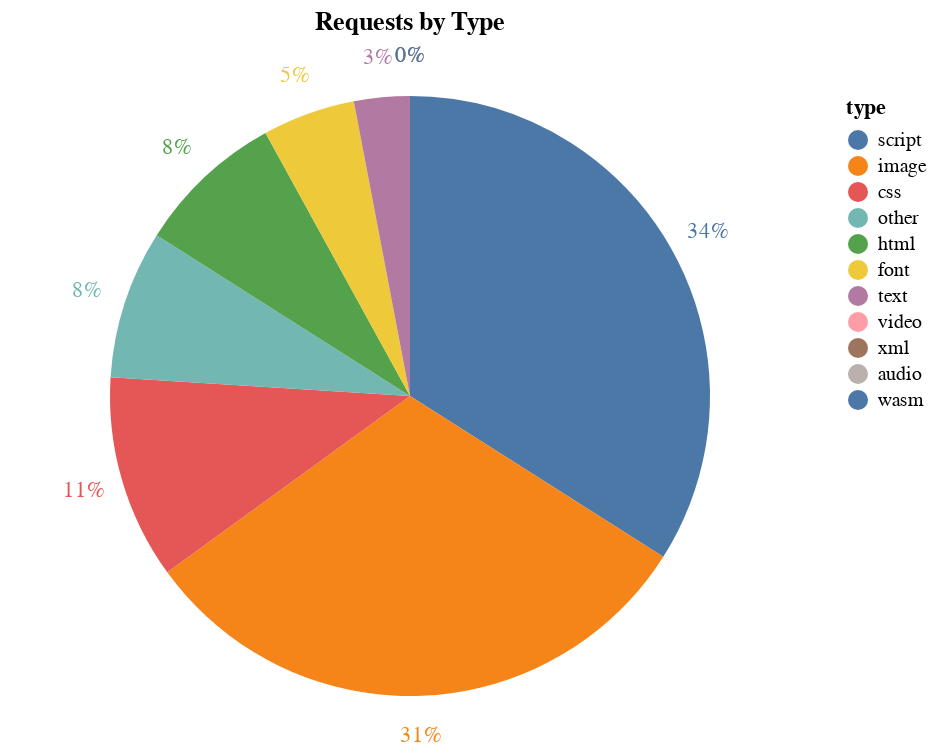

Notebook cell for this chart:
### Markdown cell above
Graphing this we can see both the distribution of content types across all requests in the archive as well as the popularity of certain types of content on each site.  For example, 100% of sites contained images and HTML. 97% contain JavaScript and 96% - CSS. 88% contain custom webfonts and 6% contain video files.

### Code cell
import altair as alt

pie_chart_requests = alt.Chart(requests_type_df).mark_arc().encode(
    theta=alt.Theta(field="percent_requests", type="quantitative", stack=True),
    color=alt.Color(field="type", type="nominal", sort=None),
    order=alt.Order(field="percent_requests", type="quantitative",sort='descending'),
    tooltip=["type", alt.Tooltip("percent_requests:Q", format=".0%")]
).properties(
    title="Requests by Type"
)
pie_chart_requests + pie_chart_requests.mark_text(
    radius=170
).encode(
    text=alt.Text("percent_requests:Q", format=".0%")
)

### Figure 1 — Vega-Lite specification as saved in the notebook (floating-point values rounded to 4 significant figures)
{"config": {"view": {"continuousWidth": 400, "continuousHeight": 300}}, "layer": [{"mark": "arc", "encoding": {"color": {"field": "type", "sort": null, "type": "nominal"}, "order": {"field": "percent_requests", "sort": "descending", "type": "quantitative"}, "theta": {"field": "percent_requests", "stack": true, "type": "quantitative"}, "tooltip": [{"field": "type", "type": "nominal"}, {"field": "percent_requests", "format": ".0%", "type": "quantitative"}]}, "title": "Requests by Type"}, {"mark": {"type": "text", "radius": 170}, "encoding": {"color": {"field": "type", "sort": null, "type": "nominal"}, "order": {"field": "percent_requests", "sort": "descending", "type": "quantitative"}, "text": {"field": "percent_requests", "format": ".0%", "type": "quantitative"}, "theta": {"field": "percent_requests", "stack": true, "type": "quantitative"}, "tooltip": [{"field": "type", "type": "nominal"}, {"field": "percent_requests", "format": ".0%", "type": "quantitative"}]}, "title": "Requests by Type"}], "data": {"name": "data-c034a198de174918971634dc2d7e17d9"}, "$schema": "https://vega.github.io/schema/vega-lite/v4.17.0.json", "datasets": {"data-c034a198de174918971634dc2d7e17d9": [{"type": "script", "requests": 813565233, "pages": 23556030, "percent_requests": 0.34, "percent_pages": 0.97}, {"type": "image", "requests": 747018774, "pages": 24146223, "percent_requests": 0.31, "percent_pages": 1.0}, {"type": "css", "requests": 278463773, "pages": 23259825, "percent_requests": 0.11, "percent_pages": 0.96}, {"type": "other", "requests": 194533696, "pages": 11901742, "percent_requests": 0.08, "percent_pages": 0.49}, {"type": "html", "requests": 185868729, "pages": 24145122, "percent_requests": 0.08, "percent_pages": 1.0}, {"type": "font", "requests": 128104348, "pages": 21224863, "percent_requests": 0.05, "percent_pages": 0.88}, {"type": "text", "requests": 64065722, "pages": 14736086, "percent_requests": 0.03, "percent_pages": 0.61}, {"type": "video", "requests": 7191779, "pages": 1407697, "percent_requests": 0.0, "percent_pages": 0.06}, {"type": "xml", "requests": 2714133, "pages": 747170, "percent_requests": 0.0, "percent_pages": 0.03}, {"type": "audio", "requests": 1177141, "pages": 518769, "percent_requests": 0.0, "percent_pages": 0.02}, {"type": "wasm", "requests": 142421, "pages": 51063, "percent_requests": 0.0, "percent_pages": 0.0}]}}
